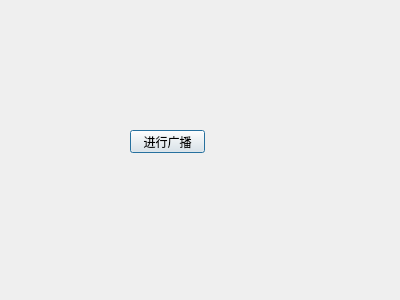
<?xml version="1.0" encoding="UTF-8"?>
<ui version="4.0">
 <class>Sender</class>
 <widget class="QDialog" name="Sender">
  <property name="geometry">
   <rect>
    <x>0</x>
    <y>0</y>
    <width>400</width>
    <height>300</height>
   </rect>
  </property>
  <property name="windowTitle">
   <string>Sender</string>
  </property>
  <widget class="QPushButton" name="pushButton">
   <property name="geometry">
    <rect>
     <x>130</x>
     <y>130</y>
     <width>75</width>
     <height>23</height>
    </rect>
   </property>
   <property name="text">
    <string>进行广播</string>
   </property>
  </widget>
 </widget>
 <layoutdefault spacing="6" margin="11"/>
 <resources/>
 <connections/>
</ui>
